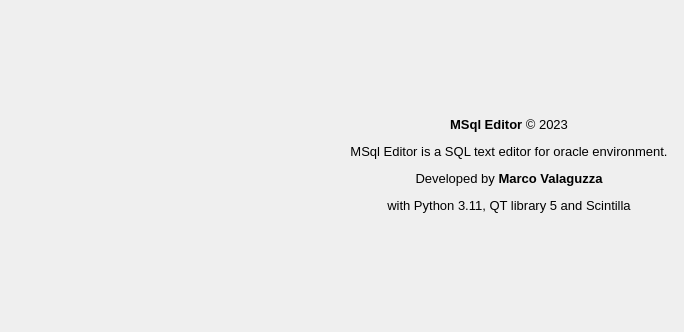
<?xml version="1.0" encoding="UTF-8"?>
<ui version="4.0">
 <class>MSql_win3</class>
 <widget class="QDialog" name="MSql_win3">
  <property name="geometry">
   <rect>
    <x>0</x>
    <y>0</y>
    <width>684</width>
    <height>332</height>
   </rect>
  </property>
  <property name="windowTitle">
   <string>About MSql Editor</string>
  </property>
  <property name="windowIcon">
   <iconset resource="resource.qrc">
    <normaloff>:/icons/icons/MSql.ico</normaloff>:/icons/icons/MSql.ico</iconset>
  </property>
  <layout class="QGridLayout" name="gridLayout_2">
   <item row="0" column="0">
    <layout class="QGridLayout" name="gridLayout">
     <item row="0" column="0">
      <widget class="QLabel" name="label">
       <property name="text">
        <string>&lt;html&gt;&lt;head/&gt;&lt;body&gt;&lt;p align=&quot;center&quot;&gt;&lt;img src=&quot;:/icons/icons/MSql.ico&quot;/&gt;&lt;/p&gt;&lt;p align=&quot;center&quot;&gt;&lt;img src=&quot;:/icons/icons/python.gif&quot;/&gt;&lt;img src=&quot;:/icons/icons/qt.gif&quot;/&gt;&lt;/p&gt;&lt;p align=&quot;center&quot;&gt;&lt;img src=&quot;:/icons/icons/SciTEIco.gif&quot;/&gt;&lt;/p&gt;&lt;/body&gt;&lt;/html&gt;</string>
       </property>
      </widget>
     </item>
     <item row="0" column="1">
      <widget class="QLabel" name="label_2">
       <property name="text">
        <string>&lt;html&gt;&lt;head/&gt;&lt;body&gt;&lt;p align=&quot;center&quot;&gt;&lt;br/&gt;&lt;/p&gt;&lt;p align=&quot;center&quot;&gt;&lt;span style=&quot; font-size:10pt; font-weight:600;&quot;&gt;MSql Editor &lt;/span&gt;&lt;span style=&quot; font-size:10pt;&quot;&gt;© 2023&lt;/span&gt;&lt;/p&gt;&lt;p align=&quot;center&quot;&gt;&lt;span style=&quot; font-size:10pt;&quot;&gt;MSql Editor is a SQL text editor for oracle environment.&lt;/span&gt;&lt;/p&gt;&lt;p align=&quot;center&quot;&gt;&lt;span style=&quot; font-size:10pt;&quot;&gt;Developed by &lt;/span&gt;&lt;span style=&quot; font-size:10pt; font-weight:600;&quot;&gt;Marco Valaguzza&lt;/span&gt;&lt;/p&gt;&lt;p align=&quot;center&quot;&gt;&lt;span style=&quot; font-size:10pt;&quot;&gt;with Python 3.11, QT library 5 and Scintilla&lt;/span&gt;&lt;/p&gt;&lt;p align=&quot;center&quot;&gt;&lt;span style=&quot; font-size:10pt;&quot;&gt;&lt;br/&gt;&lt;/span&gt;&lt;/p&gt;&lt;/body&gt;&lt;/html&gt;</string>
       </property>
       <property name="alignment">
        <set>Qt::AlignLeading|Qt::AlignLeft|Qt::AlignVCenter</set>
       </property>
      </widget>
     </item>
    </layout>
   </item>
  </layout>
 </widget>
 <resources>
  <include location="resource.qrc"/>
 </resources>
 <connections/>
 <slots>
  <slot>slot_Program_info_close()</slot>
 </slots>
</ui>
